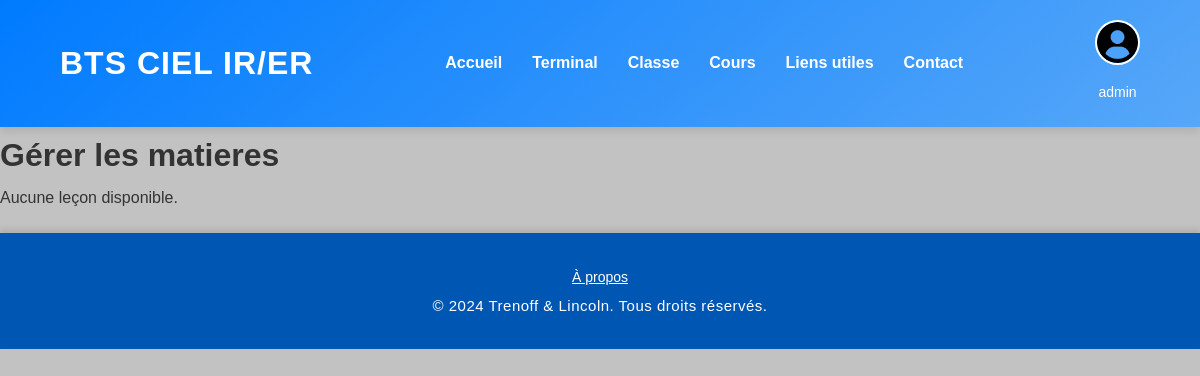
Before: /admin/all_lessons (signed in) with the older database file.
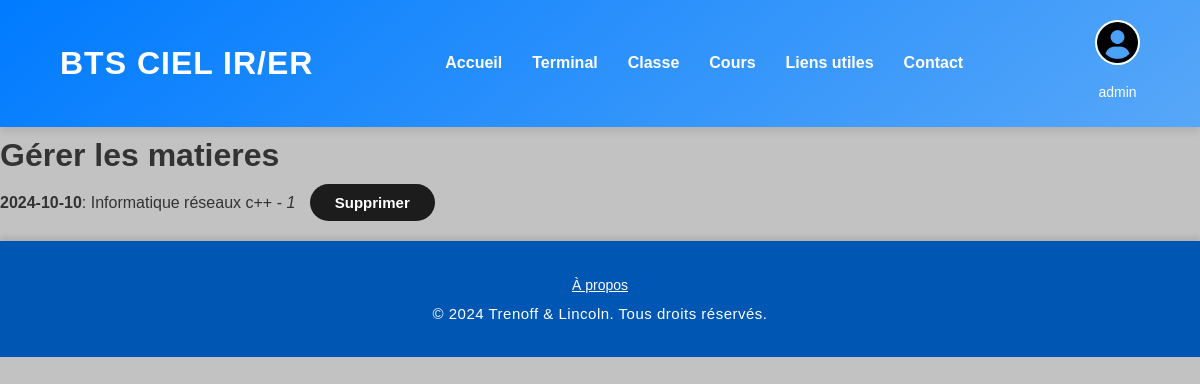
After: the same page with the newer database file.
### webapp/pyfile/config/model.py (models this page shows, shortened)
class Matiere(db.Model):
    id = db.Column(db.Integer, primary_key=True)
    date = db.Column(db.Date, nullable=False)
    id_classe = db.Column(db.Integer, db.ForeignKey('classe.id'), nullable=False)  # Foreign key to the Classe table
    nomMatiere = db.Column(db.String(255), nullable=False)
    mainChemin = db.Column(db.String(200), nullable=False)
    idf = db.Column(db.String(50), nullable=False)

### webapp/admin.py (the view)
@administrator.route('/admin/all_lessons')
def all_lessons():
    matiere = Matiere.query.all()
    return render_template('./learning/all_lessons.html', matieres=matiere)

### webapp/app.py (called while the page is built)
@app.context_processor
def inject_user():
    user = session.get('username')  # Récupère l'utilisateur depuis la session
    return dict(user=user)

@app.context_processor
def inject_functions():
    return dict(what_day_month=what_day_month)

### webapp/templates/learning/all_lessons.html
{% extends "base.html" %}
{% block content %}
<h1>Gérer les matieres</h1>
<ul>
    {% if matieres %}
        {% for matiere in matieres %}
            <li>
                <strong>{{ matiere.date }}</strong>: {{ matiere.nomMatiere }} - <em> {{matiere.id}} </em>
                <form action="{{ url_for('admin.delete_matiere', id=matiere.id) }}" method="post" style="display:inline;">
                    <button type="submit" onclick="return confirm('Êtes-vous sûr de vouloir supprimer cette leçon ?');">Supprimer</button>
                </form>
            </li>
        {% endfor %}
    {% else %}
        <li>Aucune leçon disponible.</li>
    {% endif %}
</ul>
{% endblock %}

Changed rows visible on the page:
added Matiere: date "2024-10-10", nomMatiere "Informatique réseaux c++", id "1"
Other visible differences:
text no longer shown: "Aucune leçon disponible."
